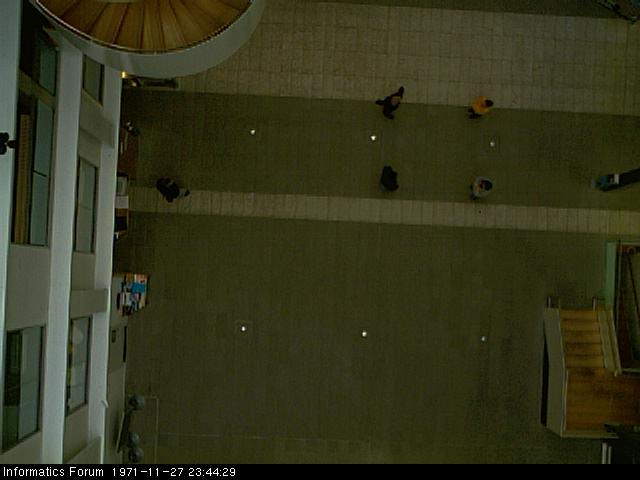
%> input picture DATA1/frame112.jpg, 640 x 480 px, given in place of frame110.jpg, which was not available
$ octave --eval "result = getAllImages;"   (GNU Octave 9; MATLAB toolbox functions it lacks are replaced by stand-ins)
%> lines starting %> are read from the running program, lines starting %| are printed output that depends on the picture; pictures that were not available may be replaced by others from this repository, and a replacement may not be noted
function [img_cell, norm_img_cell, hsv_img_cell, bg_img_cell] = getAllImages()
%getAllImages returns all images in a 210*480*640*3 cell

img_cell = cell(210);
norm_img_cell = cell(210);
hsv_img_cell = cell(210);
bg_img_cell = cell(3);

for i = 1 : 211

    if i == 211
        filename = 'DATA1/bgframe.jpg';
    else
        filename = strcat('DATA1/frame', int2str(109+i), '.jpg');
    end

    img = imread(filename);
%> img is the input picture: size 480x640x3 uint8; mean R, G, B 52.3, 52.9, 27.9


    %Normalize image
    R = double(img(:,:,1));
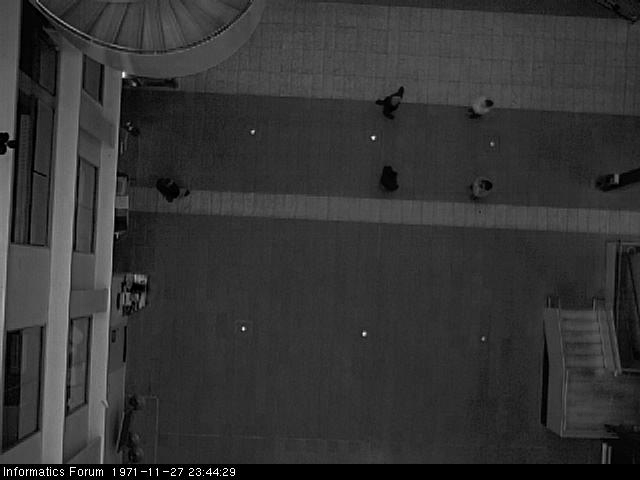
%> R: size 480x640 double; min 0, max 255, mean 52.3
    G = double(img(:,:,2));
    B = double(img(:,:,3));
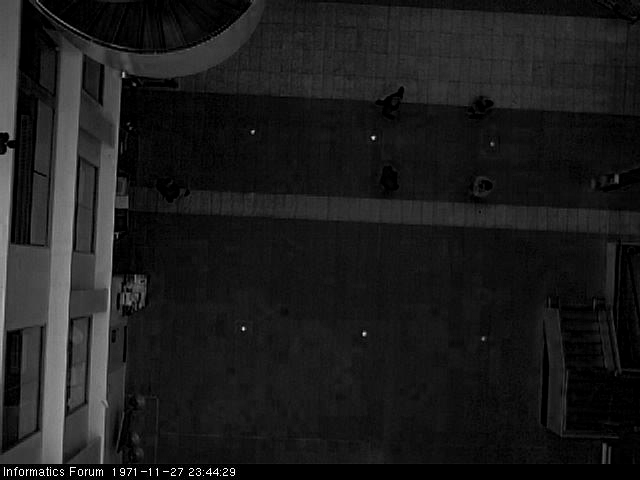
%> B: size 480x640 double; min 0, max 255, mean 27.9

    NormalizedRed = R(:,:)./(R(:,:)+G(:,:)+B(:,:));
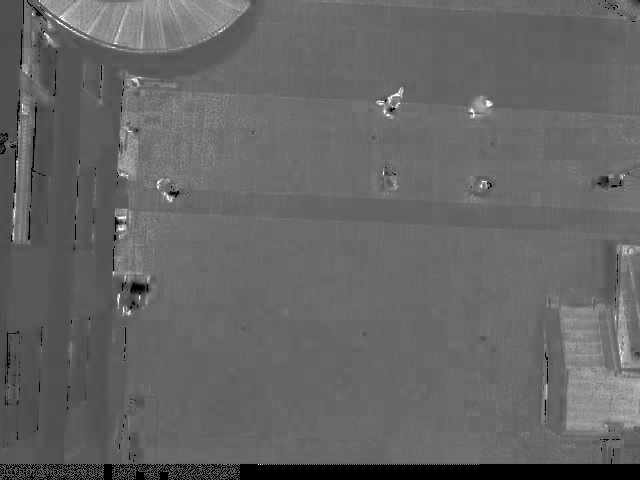
%> NormalizedRed: size 480x640 double; 2.54% of the values are NaN or infinite; the others: min 0, max 1, mean 0.408; drawn with min black, max white, NaN and infinite black
    NormalizedGreen = G(:,:)./(R(:,:)+G(:,:)+B(:,:));
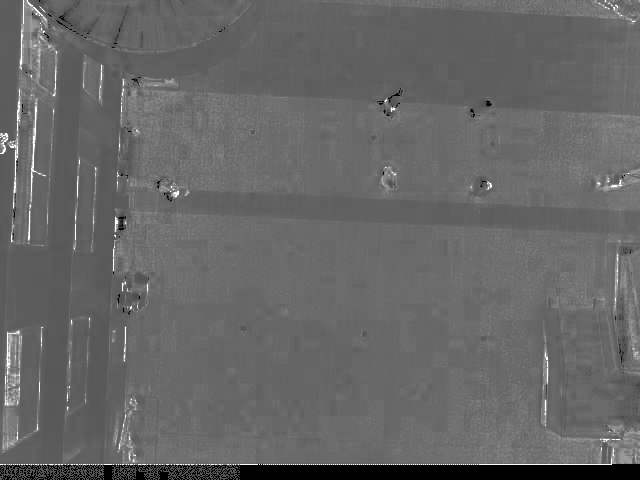
%> NormalizedGreen: size 480x640 double; 2.54% of the values are NaN or infinite; the others: min 0, max 1, mean 0.414; drawn with min black, max white, NaN and infinite black
    NormalizedBlue = B(:,:)./(R(:,:)+G(:,:)+B(:,:));
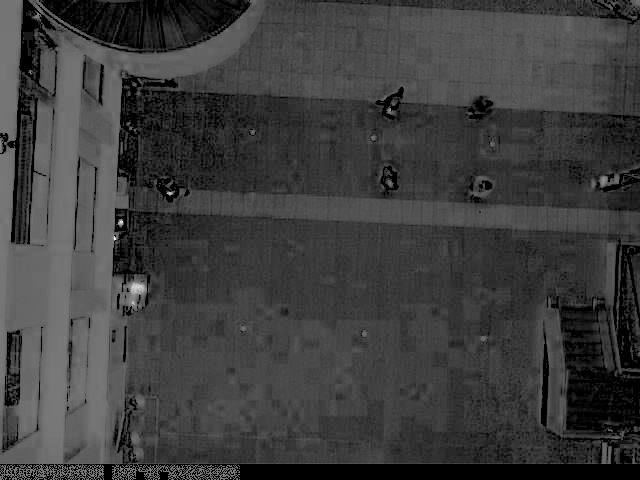
%> NormalizedBlue: size 480x640 double; 2.54% of the values are NaN or infinite; the others: min 0, max 0.714, mean 0.178; drawn with min black, max white, NaN and infinite black


    norm(:,:,1) = NormalizedRed(:,:);
    norm(:,:,2) = NormalizedGreen(:,:);
    norm(:,:,3) = NormalizedBlue(:,:);
%> norm: size 480x640x3 double; 2.54% of the values are NaN or infinite; the others: min 0, max 1, mean 0.333

    if i == 211
        bg_img_cell{1} = img;
        bg_img_cell{2} = norm;
        bg_img_cell{3} = rgb2hsv(img);
    else
        img_cell{i} = img;
        norm_img_cell{i} = norm;
        hsv_img_cell{i} = rgb2hsv(img);
    end

end
%> pass 2 of the loop in getAllImages, `for i = 1 : 211`:
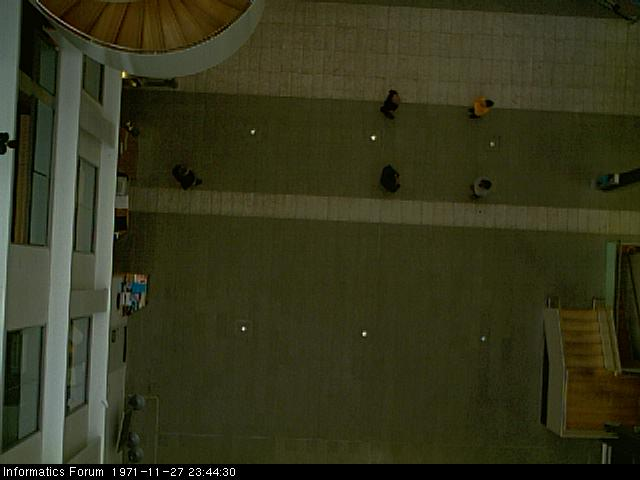
%> input picture DATA1/frame116.jpg, 640 x 480 px, given in place of frame111.jpg, which was not available
%> in getAllImages, img is the input picture: size 480x640x3 uint8; mean R, G, B 52.3, 53, 28
%> in getAllImages, `NormalizedGreen = G(:,:)./(R(:,:)+G(:,:)+B(:,:));`:
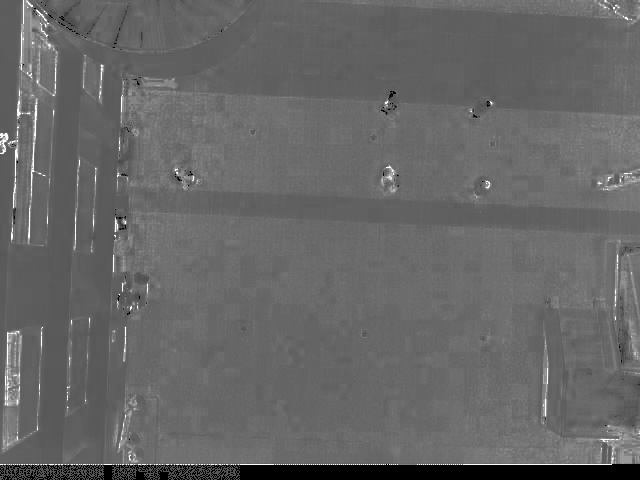
%> NormalizedGreen: size 480x640 double; 2.54% of the values are NaN or infinite; the others: min 0, max 1, mean 0.415; drawn with min black, max white, NaN and infinite black
%> in getAllImages, `NormalizedBlue = B(:,:)./(R(:,:)+G(:,:)+B(:,:));`:
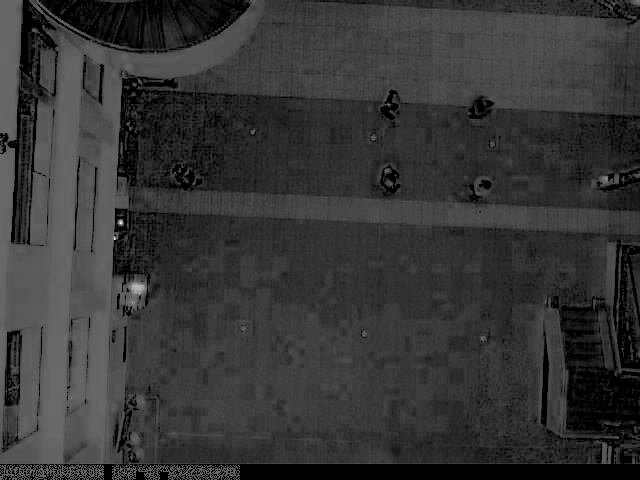
%> NormalizedBlue: size 480x640 double; 2.54% of the values are NaN or infinite; the others: min 0, max 0.818, mean 0.178; drawn with min black, max white, NaN and infinite black


end
%> (the run ends here)
